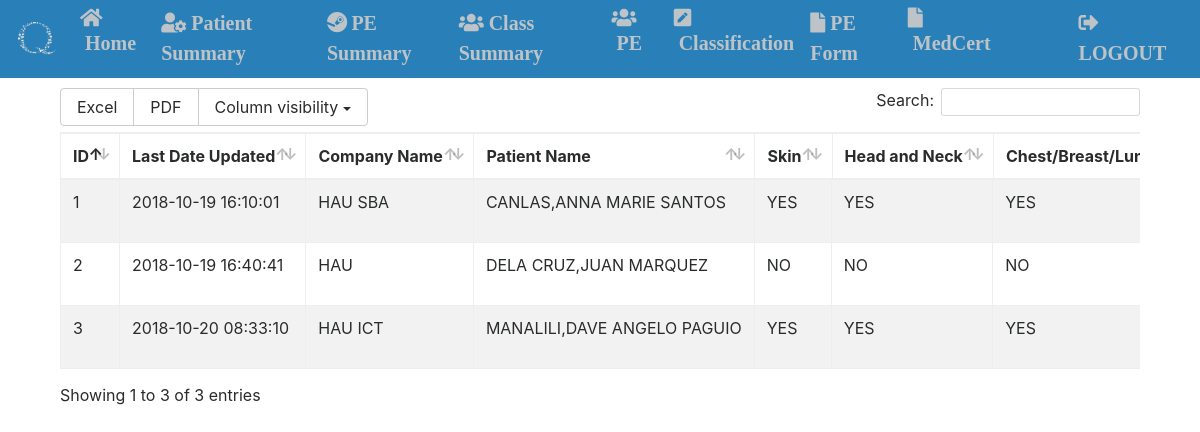
The app's page /doctor/PESummary.php (signed in) with its own data.
### tables this page shows
CREATE TABLE `qpd_pe` (
  `PExamID` int(13) NOT NULL,
  `TransactionID` int(13) UNSIGNED ZEROFILL NOT NULL,
  `PatientID` int(13) NOT NULL,
  `skin` varchar(255) NOT NULL,
  `hn` varchar(255) NOT NULL,
  `cbl` varchar(255) NOT NULL,
  `ch` varchar(255) NOT NULL,
  `abdo` varchar(255) NOT NULL,
  `extre` varchar(255) NOT NULL,
  `ot` varchar(255) NOT NULL,
  `find` varchar(255) NOT NULL,
  `Doctor` varchar(255) NOT NULL,
  `License` int(22) NOT NULL,
  `CreationDate` datetime NOT NULL DEFAULT CURRENT_TIMESTAMP,
  `DateUpdate` datetime NOT NULL
);

CREATE TABLE `qpd_trans` (
  `TransactionID` int(13) UNSIGNED ZEROFILL NOT NULL,
  `TransactionRef` varchar(50) NOT NULL,
  `PatientID` int(13) NOT NULL,
  `TransactionType` varchar(50) NOT NULL,
  `Cashier` varchar(50) NOT NULL,
  `ItemID` varchar(100) NOT NULL,
  `ItemName` varchar(255) NOT NULL,
  `ItemDescription` varchar(255) NOT NULL,
  `ItemQTY` varchar(50) NOT NULL,
  `ItemPrice` varchar(255) NOT NULL,
  `Biller` varchar(50) NOT NULL,
  `LOE` int(13) NOT NULL,
  `AN` varchar(50) NOT NULL,
  `AC` varchar(50) NOT NULL,
  `Referral` varchar(50) NOT NULL,
  `Notes` varchar(255) NOT NULL,
  `SID` varchar(50) NOT NULL,
  `TotalPrice` varchar(50) NOT NULL,
  `PaidIn` varchar(50) NOT NULL,
  `Discount` varchar(50) NOT NULL,
  `PaidOut` varchar(50) NOT NULL,
  `GrandTotal` varchar(50) NOT NULL,
  `TransactionDate` datetime NOT NULL DEFAULT CURRENT_TIMESTAMP
);

CREATE TABLE `qpd_patient` (
  `PatientID` int(13) NOT NULL,
  `PatientRef` varchar(50) NOT NULL,
  `PatientType` varchar(50) NOT NULL,
  `CompanyName` varchar(100) NOT NULL,
  `Position` varchar(75) NOT NULL,
  `FirstName` varchar(40) NOT NULL,
  `MiddleName` varchar(40) NOT NULL,
  `LastName` varchar(40) NOT NULL,
  `Address` varchar(100) NOT NULL,
  `Birthdate` varchar(15) NOT NULL,
  `Email` varchar(50) NOT NULL,
  `Age` int(3) NOT NULL,
  `Gender` varchar(10) NOT NULL,
  `ContactNo` varchar(20) NOT NULL,
  `Notes` varchar(255) NOT NULL,
  `SID` varchar(50) NOT NULL,
  `CreationDate` datetime NOT NULL DEFAULT CURRENT_TIMESTAMP,
  `DateUpdate` datetime NOT NULL
);

### classes/pe.php (called while the page is built, shortened)
<?php
class pe {
	public function fetch_all(){
		global $pdo;
		$query = $pdo->prepare("SELECT * FROM qpd_patient f, qpd_trans t, qpd_pe x WHERE x.TransactionID = t.TransactionID AND f.PatientID = x.PatientID ORDER BY t.TransactionID");
		$query->execute();
		return $query->fetchAll();
	}
}
?>

### doctor/PESummary.php (the view, shortened to what this page needs)
<?php
include_once('../connection.php');
include_once('../classes/pe.php');
$pe = new pe;
$pe = $pe->fetch_all();
?>
<html>
	<head>
		<link rel="stylesheet" type="text/css" href="../source/bootstrap4/css/bootstrap.css">
		<link rel="stylesheet" type="text/css" href="../source/CDN/dataTables.bootstrap4.min.css">
		<link rel="stylesheet" type="text/css" href="../source/CDN/buttons.bootstrap4.min.css	">
	</head>
<body>
<?php
include_once('doctorsidebar.php');
?>
<div class="container" style="margin-top: 10px;">
	<table id="example" class="table table-striped table-bordered table-hover" cellspacing="0" width="50%" style="overflow-x:scroll;">
        			<thead>
						<th>ID</th>
						<th>Last Date Updated</th>
						<th>Company Name</th>
						<th>Patient Name</th>
						<th>Skin</th>
						<th>Head and Neck</th>
						<th>Chest/Breast/Lungs</th>
					</thead>
					<?php foreach  ($pe as $pe) {  ?>
					<tr>
							<td>
								<?php echo $pe['PatientID']?>
							</td>
							<td>
								<?php echo $pe['TransactionDate']?>
							</td>
							<td>
								<?php echo $pe['CompanyName']?>
							</td>
							<td>
								<?php echo $pe['LastName']?>,<?php echo $pe['FirstName']?> <?php echo $pe['MiddleName']?>
							</td>
							<td>
								<?php echo $pe['skin']?>
							</td>
							<td>
								<?php echo $pe['hn']?>
							</td>
							<td>
								<?php echo $pe['cbl']?>
							</td>
						<?php  }	?>
    </table>
</div>
</body>
</html>

### doctor/PESummary.php (style rules this page uses)
td, thead { white-space: nowrap; }

### records on screen
qpd_pe: PatientID "1", TransactionID.TransactionDate "2018-10-19 16:10:01", PatientID.CompanyName "HAU SBA", PatientID.LastName "CANLAS", PatientID.FirstName "ANNA MARIE", PatientID.MiddleName "SANTOS", skin "YES", hn "YES", cbl "YES"
qpd_pe: PatientID "2", TransactionID.TransactionDate "2018-10-19 16:40:41", PatientID.CompanyName "HAU", PatientID.LastName "DELA CRUZ", PatientID.FirstName "JUAN", PatientID.MiddleName "MARQUEZ", skin "NO", hn "NO", cbl "NO"
qpd_pe: PatientID "3", TransactionID.TransactionDate "2018-10-20 08:33:10", PatientID.CompanyName "HAU ICT", PatientID.LastName "MANALILI", PatientID.FirstName "DAVE ANGELO", PatientID.MiddleName "PAGUIO", skin "YES", hn "YES", cbl "YES"
